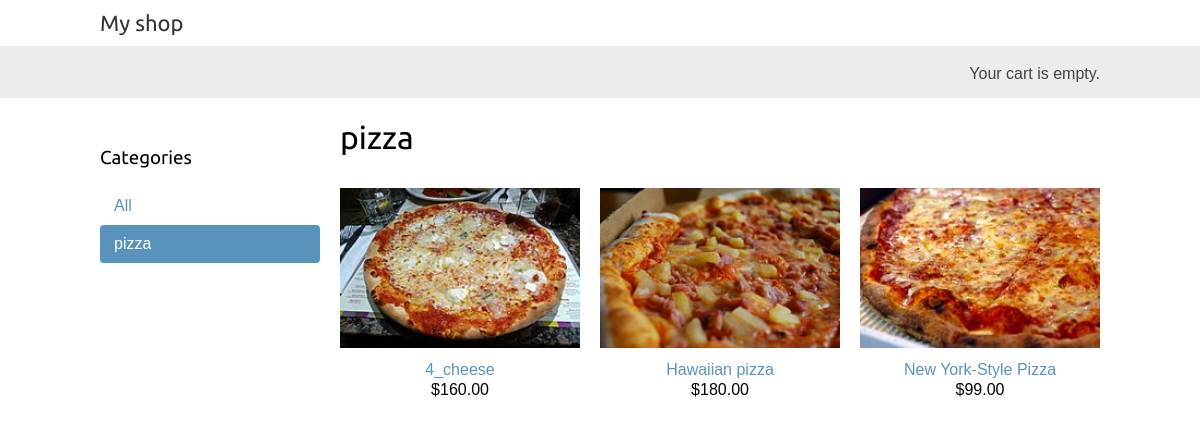
The app's page /pizza/ with its own data.
### shop/models.py (models this page shows, shortened)
class Category(models.Model):
    name = models.CharField(max_length=200,
                            db_index=True)
    slug = models.SlugField(max_length=200,
                            unique=True)
    class Meta:
        ordering = ('name',)
        verbose_name = 'category'
        verbose_name_plural = 'categories'
    def get_absolute_url(self):
            return reverse('shop:product_list_by_category',
                           args=[self.slug])

class Product(models.Model):
    category = models.ForeignKey(Category,
                                 related_name='products',
                                 on_delete=models.CASCADE)
    name = models.CharField(max_length=200, db_index=True)
    slug = models.SlugField(max_length=200, db_index=True)
    image = models.ImageField(upload_to='products/%Y/%m/%d',
                              blank=True)
    description = models.TextField(blank=True)
    price = models.DecimalField(max_digits=10, decimal_places=2)
    available = models.BooleanField(default=True)
    created = models.DateTimeField(auto_now_add=True)
    updated = models.DateTimeField(auto_now=True)
    class Meta:
        ordering = ('name',)
        index_together = (('id', 'slug'),)
    def get_absolute_url(self):
            return reverse('shop:product_detail',
                           args=[self.id, self.slug])

### shop/views.py (the view)
# urls.py: path('', views.product_list, name='product_list'),
def product_list(request, category_slug=None):
    category = None
    categories = Category.objects.all()
    products = Product.objects.filter(available=True)
    if category_slug:
        category = get_object_or_404(Category, slug=category_slug)
        products = products.filter(category=category)
    return render(request,
                  'shop/product/list.html',
                  {'category': category,
                   'categories': categories,
                   'products': products})

### cart/cart.py (called while the page is built)
    def __len__(self):
        return sum(item['quantity'] for item in self.cart.values())

### cart/context_processors.py (called while the page is built)
def cart(request):
    return {'cart': Cart(request)}

### shop/templates/shop/product/list.html (shortened to what this page needs)
{% extends "shop/base.html" %}
{% load static %}
{% block content %}
  <div id="sidebar">
    <h3>Categories</h3>
    <ul>
      <li {% if not category %}class="selected"{% endif %}>
        <a href="{% url "shop:product_list" %}">All</a>
      </li>
      {% for c in categories %}
        <li {% if category.slug == c.slug %}class="selected"{% endif %}>
          <a href="{{ c.get_absolute_url }}">{{ c.name }}</a>
        </li>
      {% endfor %}
    </ul>
  </div>
  <div id="main" class="product-list">
    <h1>{% if category %}{{ category.name }}{% else %}Products{% endif %}</h1>
    {% for product in products %}
      <div class="item">
        <a href="{{ product.get_absolute_url }}">
          <img src="{% if product.image %}{{ product.image.url }}{% else %}{% static "img/no_image.png" %}{% endif %}">
        </a>
        <a href="{{ product.get_absolute_url }}">{{ product.name }}</a><br>
        ${{ product.price }}
      </div>
    {% endfor %}
  </div>
{% endblock %}

### shop/static/css/base.css (style rules this page uses)
body { margin:0; padding:0; font-family:helvetica, sans-serif; }
h1, h2, h3, h4, h5 , h6 { font-family: 'Ubuntu', sans-serif; font-weight:normal; }
a { text-decoration:none; color:#5993bb; }
#sidebar { width:220px; padding:30px 20px 0 0; float:left; }
#sidebar ul { margin:0; padding:0; }
#sidebar ul li { margin:0; list-style:none; padding:10px 14px; }
#sidebar ul li a { display:block; }
#sidebar ul li.selected { background:#5993bb; border-radius:4px; }
#sidebar ul li.selected a { color:#fff; }
#main { float:left; width: 96%; margin-right:-220px; overflow:hidden; }
.product-list .item { width:25%; padding:10px 20px 10px 0; float:left; text-align:center; line-height:1.2; }
.product-list .item img { width:100%; margin-bottom:8px; }

### records on screen
Category: name "pizza"
Product: image (picture), name "4_cheese", price "160.00"
Product: image (picture), name "Hawaiian pizza", price "180.00"
Product: image (picture), name "New York-Style Pizza", price "99.00"
